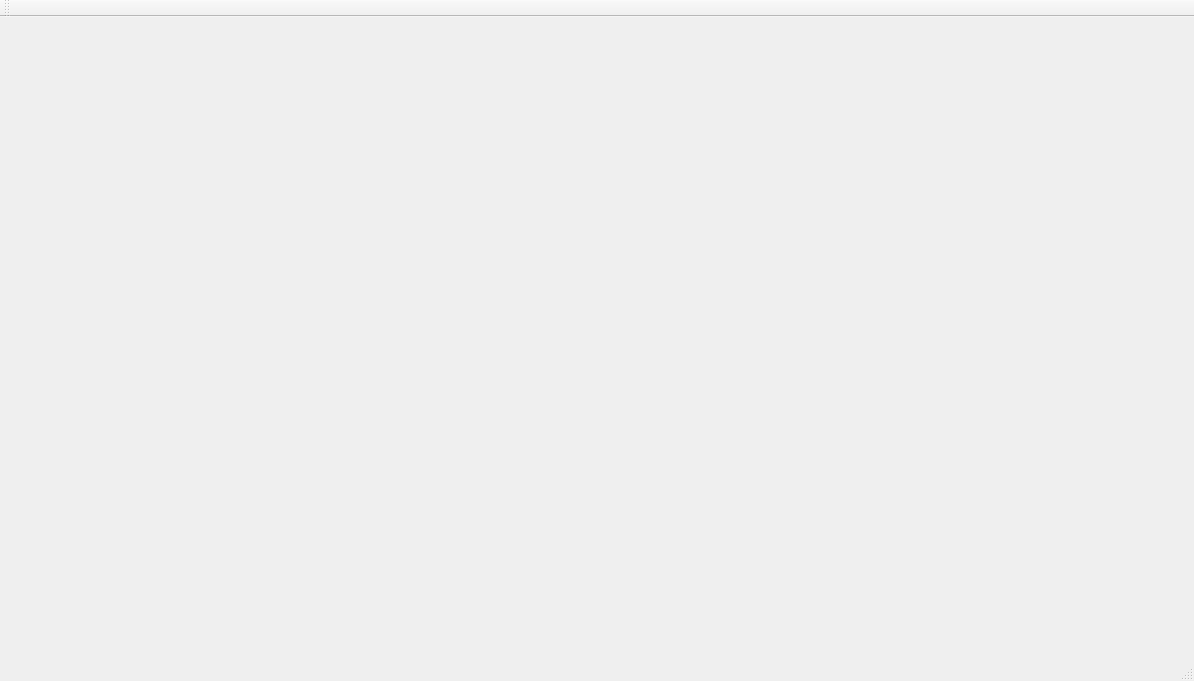
<?xml version="1.0" encoding="UTF-8"?>
<ui version="4.0">
 <class>MainWindow</class>
 <widget class="QMainWindow" name="MainWindow">
  <property name="geometry">
   <rect>
    <x>0</x>
    <y>0</y>
    <width>1194</width>
    <height>681</height>
   </rect>
  </property>
  <property name="windowTitle">
   <string>MainWindow</string>
  </property>
  <widget class="QWidget" name="centralWidget"/>
  <widget class="QMenuBar" name="menuBar">
   <property name="geometry">
    <rect>
     <x>0</x>
     <y>0</y>
     <width>1194</width>
     <height>19</height>
    </rect>
   </property>
  </widget>
  <widget class="QToolBar" name="mainToolBar">
   <attribute name="toolBarArea">
    <enum>TopToolBarArea</enum>
   </attribute>
   <attribute name="toolBarBreak">
    <bool>false</bool>
   </attribute>
  </widget>
  <widget class="QStatusBar" name="statusBar"/>
 </widget>
 <layoutdefault spacing="6" margin="11"/>
 <resources/>
 <connections/>
</ui>
